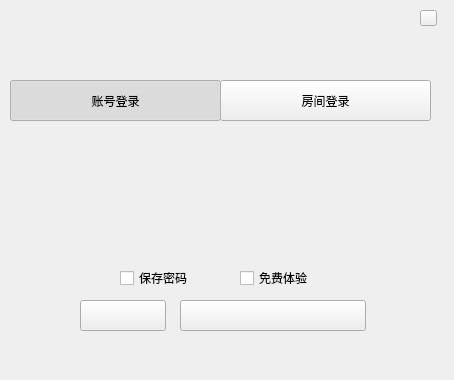
<?xml version="1.0" encoding="UTF-8"?>
<ui version="4.0">
 <class>UserLoginWdg</class>
 <widget class="QWidget" name="UserLoginWdg">
  <property name="geometry">
   <rect>
    <x>0</x>
    <y>0</y>
    <width>454</width>
    <height>380</height>
   </rect>
  </property>
  <property name="windowTitle">
   <string>UserLoginDlg</string>
  </property>
  <widget class="QLabel" name="logoLabel">
   <property name="geometry">
    <rect>
     <x>-10</x>
     <y>0</y>
     <width>450</width>
     <height>380</height>
    </rect>
   </property>
   <property name="text">
    <string/>
   </property>
   <property name="pixmap">
    <pixmap>Resources/login/login_bg2.png</pixmap>
   </property>
  </widget>
  <widget class="QLabel" name="titleLabel">
   <property name="geometry">
    <rect>
     <x>10</x>
     <y>30</y>
     <width>401</width>
     <height>41</height>
    </rect>
   </property>
   <property name="text">
    <string/>
   </property>
   <property name="pixmap">
    <pixmap resource="../Resources/Default.qrc">:/login/login/logo4.png</pixmap>
   </property>
  </widget>
  <widget class="QPushButton" name="setBtn">
   <property name="geometry">
    <rect>
     <x>80</x>
     <y>300</y>
     <width>86</width>
     <height>31</height>
    </rect>
   </property>
   <property name="text">
    <string/>
   </property>
  </widget>
  <widget class="QPushButton" name="loginBtn">
   <property name="geometry">
    <rect>
     <x>180</x>
     <y>300</y>
     <width>186</width>
     <height>31</height>
    </rect>
   </property>
   <property name="text">
    <string/>
   </property>
  </widget>
  <widget class="QPushButton" name="closeBtn">
   <property name="geometry">
    <rect>
     <x>420</x>
     <y>10</y>
     <width>17</width>
     <height>16</height>
    </rect>
   </property>
   <property name="text">
    <string/>
   </property>
  </widget>
  <widget class="QCheckBox" name="saveCheckBox">
   <property name="geometry">
    <rect>
     <x>120</x>
     <y>270</y>
     <width>91</width>
     <height>16</height>
    </rect>
   </property>
   <property name="text">
    <string>保存密码</string>
   </property>
  </widget>
  <widget class="QCheckBox" name="freeCheckBox">
   <property name="geometry">
    <rect>
     <x>240</x>
     <y>270</y>
     <width>101</width>
     <height>16</height>
    </rect>
   </property>
   <property name="text">
    <string>免费体验</string>
   </property>
  </widget>
  <widget class="QPushButton" name="meetingBtn">
   <property name="geometry">
    <rect>
     <x>220</x>
     <y>80</y>
     <width>211</width>
     <height>41</height>
    </rect>
   </property>
   <property name="text">
    <string>房间登录</string>
   </property>
   <property name="checkable">
    <bool>true</bool>
   </property>
  </widget>
  <widget class="QPushButton" name="countBtn">
   <property name="geometry">
    <rect>
     <x>10</x>
     <y>80</y>
     <width>211</width>
     <height>41</height>
    </rect>
   </property>
   <property name="text">
    <string>账号登录</string>
   </property>
   <property name="checkable">
    <bool>true</bool>
   </property>
   <property name="checked">
    <bool>true</bool>
   </property>
  </widget>
 </widget>
 <layoutdefault spacing="6" margin="11"/>
 <resources>
  <include location="../Resources/Default.qrc"/>
 </resources>
 <connections/>
</ui>
